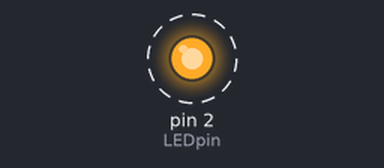
Recording of a sketch running on a simulated Arduino Uno, built with avr-gcc and run on an emulated ATmega328P. Parts: output pins drawn as LEDs (lit = HIGH). Dashed ring = blinking.

Above: at 0.5 s.
Timing chart, 0 to 4.6 s (numbered marks = the images above):
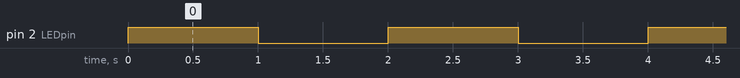

The sketch:

BlinkingLED.ino
```cpp
int LEDpin = 2;

void setup()
{
  pinMode(LEDpin, OUTPUT);
  Serial.begin(9600);
}

void loop()
{
    digitalWrite(LEDpin, HIGH);
    delay(1000);
    digitalWrite(LEDpin, LOW);
    delay(1000);
}
```

Measured:
- by itself, pin 2 (LEDpin): alternates HIGH for 1.0 s and LOW for 1.0 s
